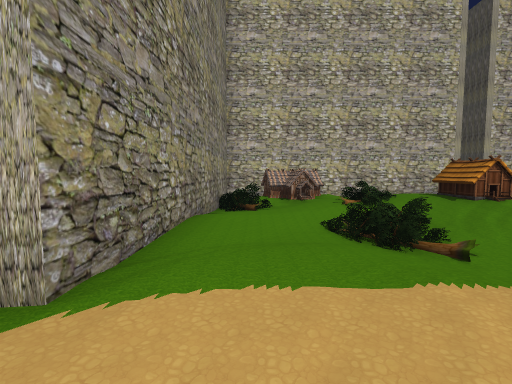
[1] (above)

16 first-person views from a walk through a scene from a Unity 3-D project. The camera is 1.3 m above the floor, tilts 4° down and sees 90° across. Doors are open. The floor is counted in squares, 1.56 m on a side. Each view is taken from the middle of a square. On the plan, view 1 faces up. The plan holds only what a view shows up to about 10 squares ahead; the rest is blank. The place goes on beyond the plan. The player character is not drawn. Some animated figures are left out. Some surface patterns are stand-ins.

[2]
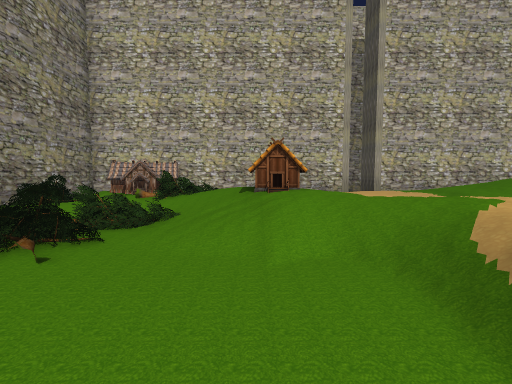

[3]
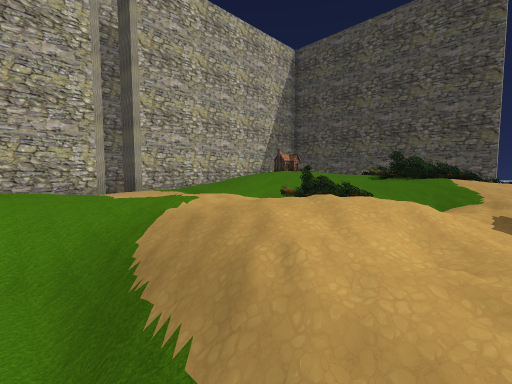

[4]
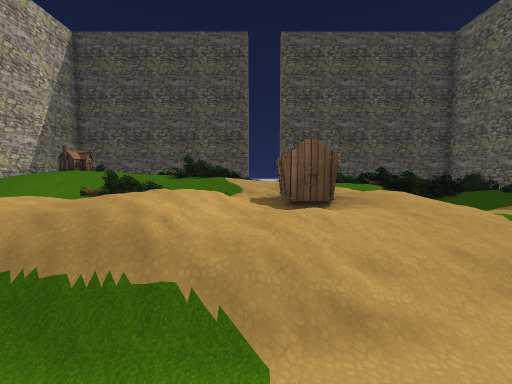

[5]
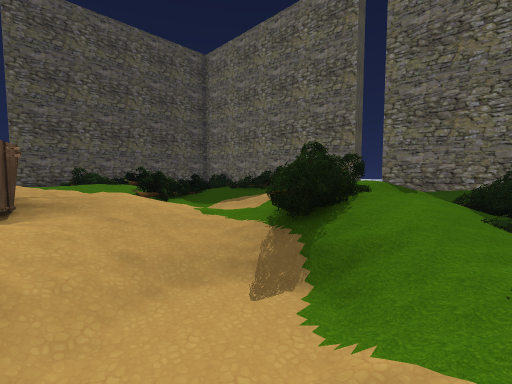

[6]
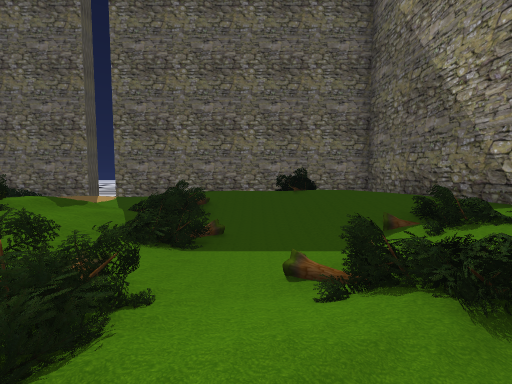

[7]
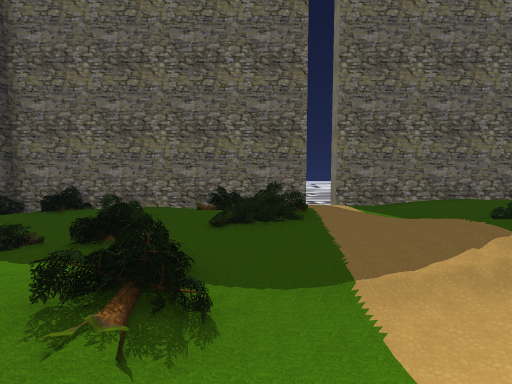

[8]
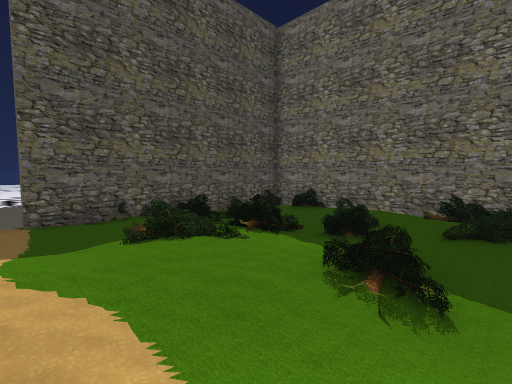

[9]
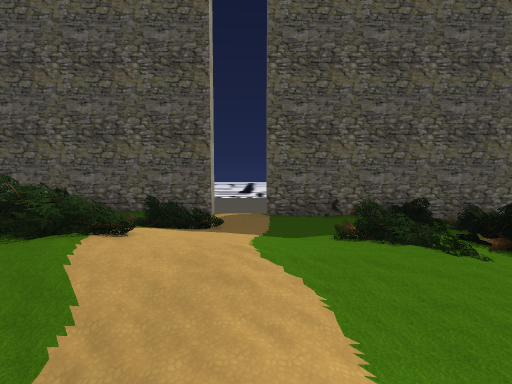

[10]
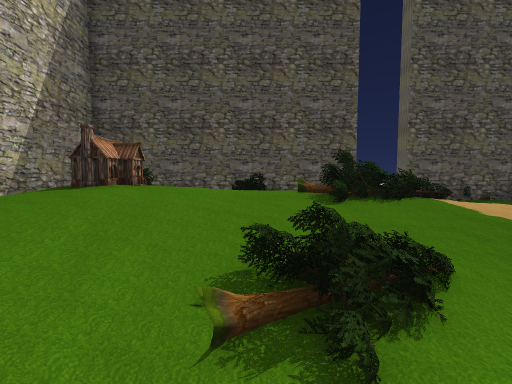

[11]
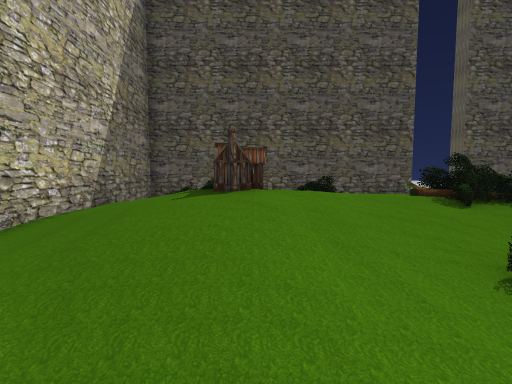

[12]
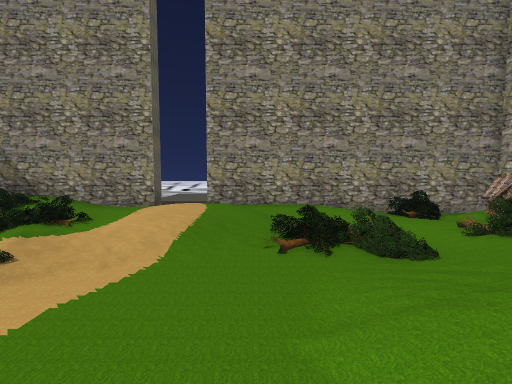

[13]
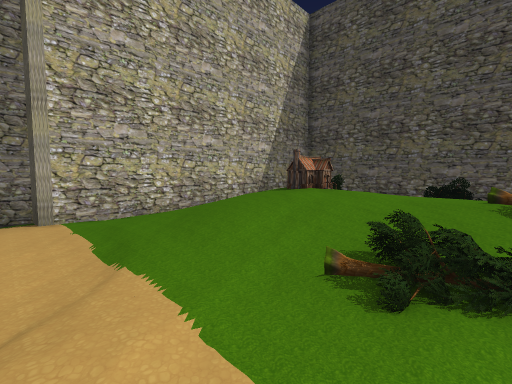

[14]
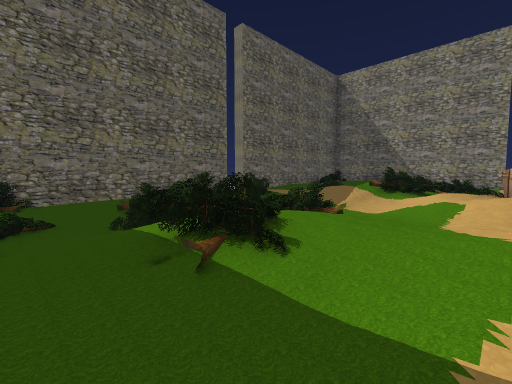

[15]
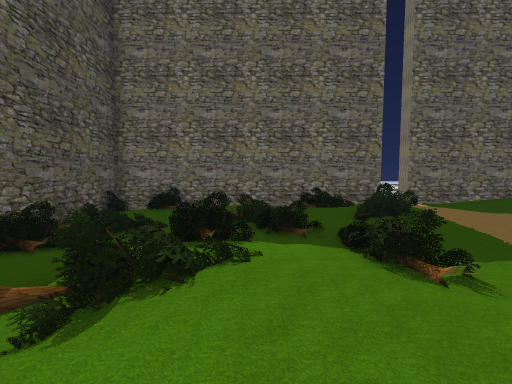

[16]
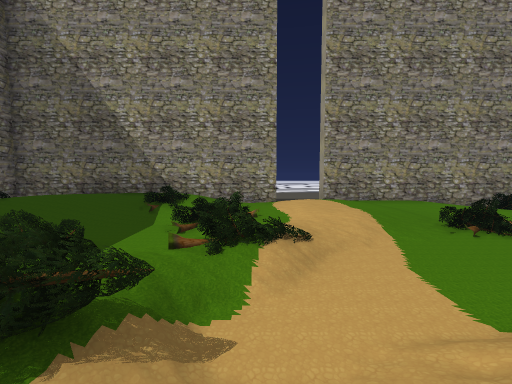

### Floor plan
Key: @ floor where view 1 was taken; # wall or solid block; . main floor; : floor 0.25 m higher than the main floor; - floor 0.25 m lower than the main floor; + floor 0.5 m higher than the main floor; _ floor 0.5 m lower than the main floor; * floor 0.75 m higher than the main floor; % floor 1 m higher than the main floor; / step, stairs or slope; = window, fence, low wall or low ledge; ^ raised ledge; O other object.
Columns run from 2 left of view 1 to 21 right of it. Each row starts with its distance up from view 1.
 13            ##
 12            /#
 11  #  #######-##########
 10  #=^^      ../ ///   #
  9  ##^^/   /../////    #
  8  #O/../  /../////    #
  7  #O//O/^   .////=    #
  6  #..///^^/ /////%   O#
  5  #./O///+///.OO//* OO#
  4  #./OO////////O//O   #
  3  #//O/__///  ////O O #
  2 ##:.//__///   /////O ##
  1  ::../__////////////--
  0  .@////__// O//////.-.
 -1 ##./////_//+//////...##
 -2  #//O/O//O//////:/O..#OO
 -3  #///_///O//-/O//O//.#O
 -4  #O/__O//////////O//O#
 -5  #///_///////./O/O//O#
 -6  #+///_O  ////////_/O#
 -7  #+////O //:O/::O/---#
 -8  # /O+///-/:  O..----#
 -9  #    :///..  O/..-O-O
-10  ########## ########O#

Positions as (right, up) in squares from view 1, and headings:
1: (0, 0), facing up
2: (5, 1), facing up
3: (6, 1), facing up-right
4: (5, 1), facing right
5: (5, 0), facing down-right
6: (3, 0), facing down
7: (11, -1), facing down
8: (11, 0), facing down-right
9: (11, 0), facing right
10: (10, 5), facing right
11: (10, 7), facing right
12: (7, 3), facing left
13: (9, 4), facing up-right
14: (17, 0), facing down-left
15: (14, 0), facing down
16: (8, -1), facing left
